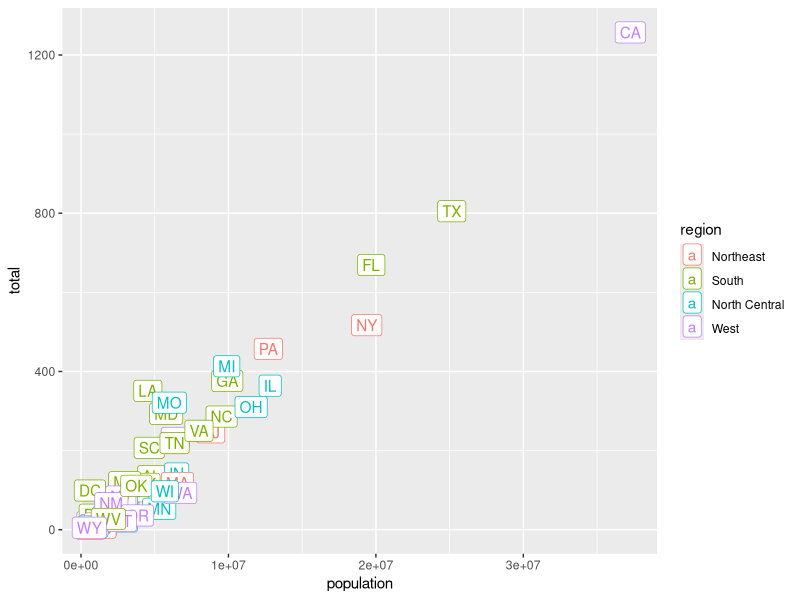
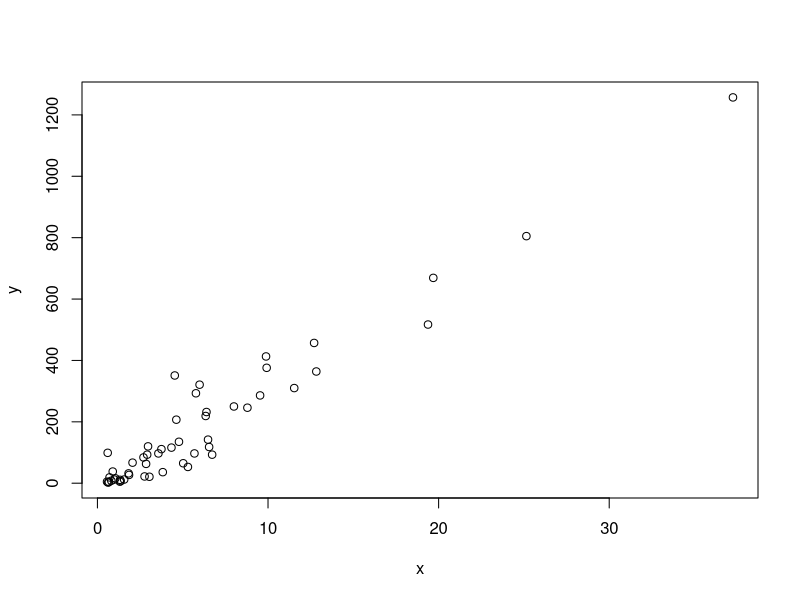
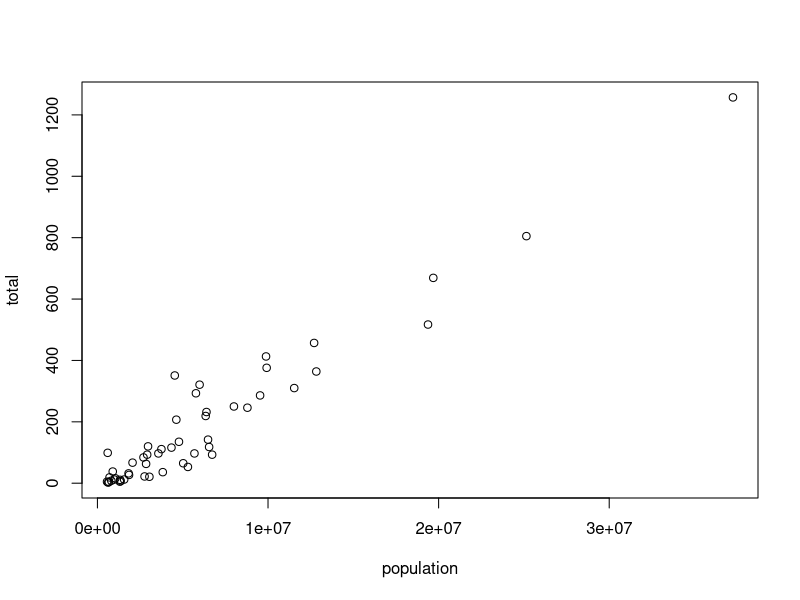
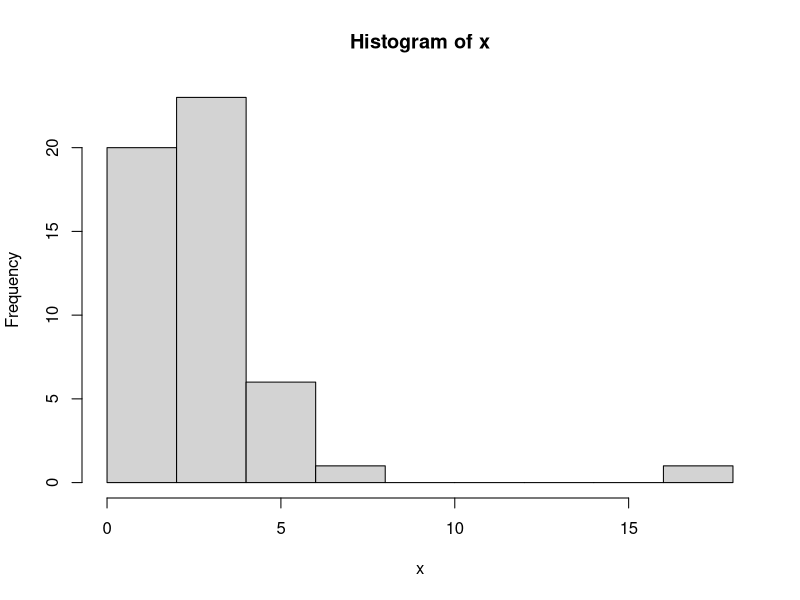
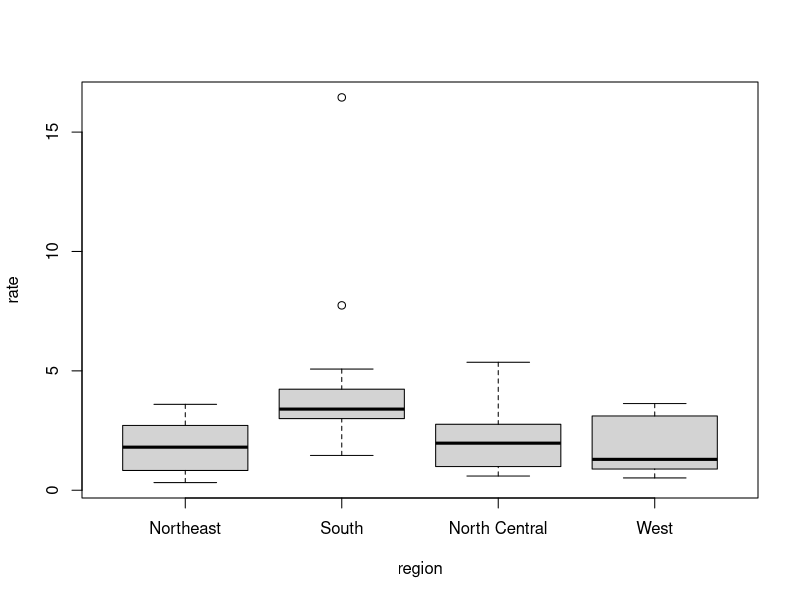

R code for these plots, in order:
#R Basics with HarvardX on edx
install.packages("dslabs")
library(dslabs)
library(tidyverse)
library(ggplot2)
data("murders")


#Visualisation of Murder Rate
ggplot(murders, aes(population, total, label=abb, color=region)) +
  geom_label()

#Learning  Objects using x^2+x-1 = 0
#of the form ax^2+bx+c
a <- 1
b <- 1
c <- -1

#Roots of the Equation
x_1 <- (-b+sqrt(b^2-4*a*c))/(2*a)
x_2 <- (b+sqrt(b^2-4*a*c))/(2*a)
print(c(x_1, x_2))



#Data Types
a <- 2
class(a)

library(dslabs)
#calling the data in murders
data(murders)
#checking the data type
class(murders)

#Examining the object
str(murders)

#We may create vectors of class numeric or character with the concatenate function
codes <- c(380, 124, 818)
country <- c("Italy", "Canada", "Egypt")
class(codes)
class(country)



#We can also name the elements of a numeric vector
codes <- c(Italy = 380, Canada = 124, Egypt = 818)
class(codes)

#Or a numeric vector of codes
codes <- c("Italy" = 380, "Canada" = 124, "Egypt" = 818)
class(codes)


##We can also use the names function
codes <- c(380, 124, 818)
country <- c("Italy", "Canada", "Egypt")
names(codes) <- country

#Using Square Brackets
codes[1]
codes[c(1,3)]
codes[1:2]


#If the entries are named, they may be accessed by referring to their name
codes["Canada"]
codes["Egypt"]

#Examining the murders dataset
head(murders)
length(murders$population)
class(murders$population)
class(murders$state)
class(murders$region)
levels(murders$region)

#Accessing columns using the $
murders$population

#Acessing variable names represented by columns
names(murders)

#Working with levels
region <- murders$region
value <- murders$total
region <- reorder(region, value, FUN = sum)
levels(region)

#Working with Matrices
mat <- matrix(1:20, 5, 4)
mat[2,] #Acessing the second row
mat[2,3] #Acessing the second row and the third column
mat[ , 4] #Acessing the entire fourth column
mat[ , c(1,4)] #Acessing the entire first and fourth columns
mat[ c(1,5), c(2,4)]

#We can convert matrices to dataframes using the as.data.frame
new_mat <- as.data.frame(mat)
cities <- c("Accra", "Tema", "Kumasi", "Ahafo")
names(new_mat) <- cities


##Exercises
#Column names
names(murders)

#Extract the abb column
a <- murders$abb
class(a)

#Extracting abbreviation
b <- murders$state

#Checking 
identical(a,b)

#Use of length and levels
length(levels(murders$region))

table(murders$region)


#Creating Sequences
seq(1, 10)
seq(0, 20, 3)
vec <- c(lab = 1:10)



#Coercion
x <- c(1, "Canada", 3)
class(x)

#Exercises 2.8
temp <- c("Beijing" = 35, "Lagos" = 88, "Rio de Janeiro" = 42, "San Juan" = 84, "Toronto" = 30)
city <- c("Beijing", "Lagos", "Rio_de_Janeiro", "San_Juan", "Toronto")

class(a <- 1L)

x <- c("1", "3", "5") 
class(x)


#Sorting orders arranges vectors in ascending 
x <- sort(murders$total)

#The order function returns the index of the input order
index <- order(murders$total)
murders$total[index]

#Order state by highest murder totals
murders$state[index]

#max and which.max
max(murders$total)  #returns the largest value in a vector
i_max <- which.max(murders$total) #returns the index/location of the largest 
murders$abb[i_max]



#Exercises
pop <- sort(murders$population)
pop[1] #Samllest population
index <- order(murders$population)
murders$population[index]
i_min <- which.min(murders$population)
murders$population[i_min]
murders$state[i_min]

ranks <- rank(murders$population)
state_rank <- murders$state[ranks]
my_df <- data.frame(state_rank, ranks) 

ord <- order(murders$population)
stat_ord <- murders$state[ord]
my_df <- data.frame(stat_ord, ord)


#Working with NAs
data("na_example")
str(na_example)
mean(na_example)
ind <- is.na(na_example)
table(ind)
mean(na_example, na.rm = TRUE)

#Alternative
mean(na_example[ind != TRUE])


#One code line showing largest state pop
murders$state[which.max(murders$population)]

#Rescaling a Vector
inches <- c(69, 62, 66, 70, 70, 73, 73, 67, 73, 67, 70)

#convert to centimeters
inches * 2.54

#Subtraction
inches - 69

#Murder rate per 100,000
murder_rate <- (murders$total/murders$population) * 100000
murder_rate[1:7]
mean(murder_rate)

#Which state has highest murder rate?
murders$state[which.max(murder_rate)]

#Exercise 
temp <- c(35, 88, 42, 84, 81, 30)
city <- c("Beijing", "Lagos", "Paris", "Rio de Janeiro", "San Juan", "Toronto")
city_temps <- data.frame(name = city, temperature = temp)
Cels_temp <- (5/9)*(temp-32)

x <- 1:100
p <- 1/(x^2)
sum(p)



#Logicals
ind <- murder_rate < 0.71
murders$state[ind]
sum(ind)

#Logical Operators
west <- murders$region == "West"
safe <- murder_rate <= 1

#Define new index
ind <- safe & west
murders$state[ind]
sum(ind)


#Using the which function
ind <- which(murders$state == "California") #Gives index
murder_rate[ind]


#Using match
ind <- match(c("New York", "Florida", "Texas"), murders$state)
murder_rate[ind]

c("Boston", "Dakota", "Washington") %in% murders$state
which(murders$state %in% c("New York", "Florida", "Texas"))


#Exercise
low <- murder_rate < 1 #Logical Vector
sum(low)
ind <- which(low) #This returns the index/indices of the logical vector
murders$state[ind]

North_East <- murders$region == "Northeast"
log_ind <- North_East & low
sum(log_ind)
murders$state[log_ind]

log_ind <- murder_rate < mean(murder_rate)
sum(log_ind)

ind <- match(c("AK", "MI", "IA"), murders$abb)
murders$state[ind]

log_ind <- c("MA", "ME", "MI", "MO", "MU") %in% murders$abb
which(log_ind != TRUE)


#Basic Plots
x <- murders$population/(10^6)
y <- murders$total
plot(x,y)

#Or
with(murders, plot(population, total))

#Creating a Histogram
x <- with(murders, total/population *100000)
hist(x)
murders$state[which.max(x)]



#Boxplot
murders$rate <- with(murders, total/population *100000)
boxplot(rate ~ region, data = murders)
